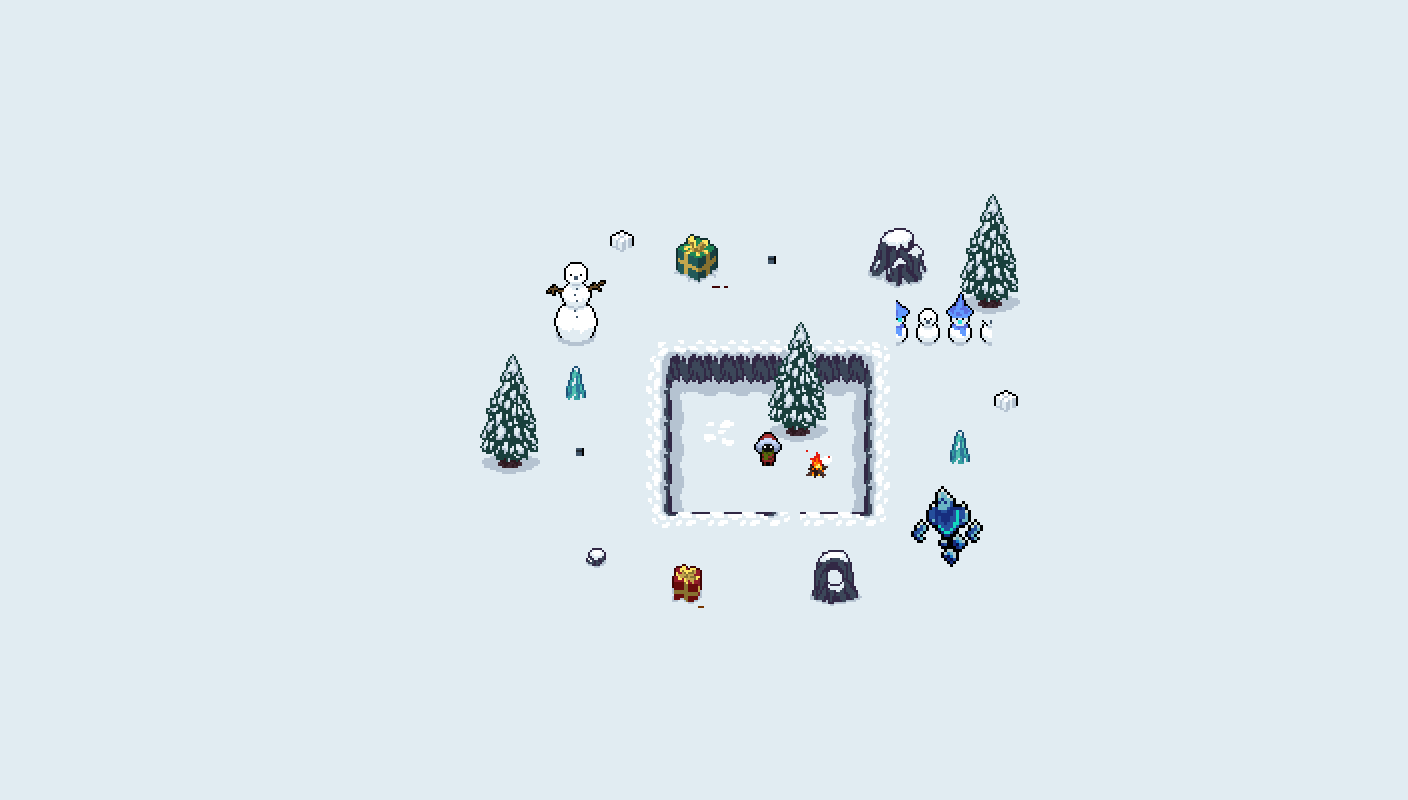

Below is a game level as drawn by its tile map, then a one-line description and the .tmx that defines it (tile-layer data replaced by summaries):
An orthogonal 44x25 tile map with 32x32 px tiles, 3 tile layers (Tile Layer 1, Tile Layer 2, Tile Layer 3), 7 tilesets.

<map version="1.8" tiledversion="1.8.0" orientation="orthogonal" renderorder="right-down" width="44" height="25" tilewidth="32" tileheight="32" infinite="0" nextlayerid="4" nextobjectid="1">
 <tileset firstgid="1" name="all_map" tilewidth="32" tileheight="32" tilecount="486" columns="27">
  <image source="../Map/all_map.png" width="864" height="576" />
 </tileset>
 <tileset firstgid="487" name="player_idle" tilewidth="32" tileheight="32" tilecount="96" columns="48">
  <image source="../Player/player_idle.png" width="1536" height="64" />
 </tileset>
 <tileset firstgid="583" name="metalgift_explosion" tilewidth="32" tileheight="32" tilecount="208" columns="52">
  <image source="../Enemies/metalgift/metalgift_explosion.png" width="1664" height="128" />
 </tileset>
 <tileset firstgid="791" name="metalgift_idle" tilewidth="32" tileheight="32" tilecount="16" columns="4">
  <image source="../Enemies/metalgift/metalgift_idle.png" width="128" height="128" />
 </tileset>
 <tileset firstgid="807" name="rager_idle" tilewidth="32" tileheight="32" tilecount="216" columns="72">
  <image source="../Enemies/rager/rager_idle.png" width="2304" height="96" />
 </tileset>
 <tileset firstgid="1023" name="snowman_spawn" tilewidth="32" tileheight="32" tilecount="90" columns="30">
  <image source="../Enemies/snowman/snowman_spawn.png" width="960" height="96" />
 </tileset>
 <tileset firstgid="1113" name="snowman_turn" tilewidth="32" tileheight="32" tilecount="72" columns="24">
  <image source="../Enemies/snowman/snowman_turn.png" width="768" height="96" />
 </tileset>
 <layer id="1" name="Tile Layer 1" width="44" height="25">
  <data>[1100 cells, 1100 non-empty, 28 distinct tile ids]</data>
 </layer>
 <layer id="2" name="Tile Layer 2" width="44" height="25">
  <data>[1100 cells, 81 non-empty, 56 distinct tile ids]</data>
 </layer>
 <layer id="3" name="Tile Layer 3" width="44" height="25">
  <data>[1100 cells, 13 non-empty, 13 distinct tile ids]</data>
 </layer>
</map>